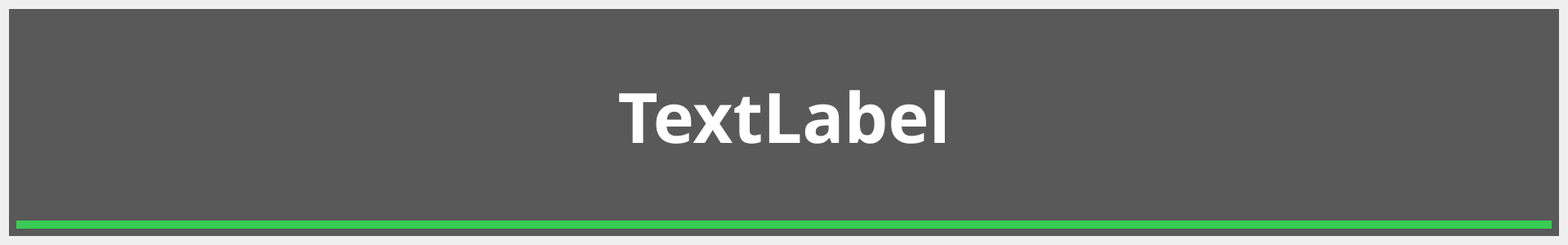
<?xml version="1.0" encoding="UTF-8"?>
<ui version="4.0">
 <class>FloatWindow</class>
 <widget class="QWidget" name="FloatWindow">
  <property name="geometry">
   <rect>
    <x>0</x>
    <y>0</y>
    <width>1920</width>
    <height>300</height>
   </rect>
  </property>
  <property name="minimumSize">
   <size>
    <width>1920</width>
    <height>150</height>
   </size>
  </property>
  <property name="maximumSize">
   <size>
    <width>1920</width>
    <height>300</height>
   </size>
  </property>
  <property name="windowTitle">
   <string>Form</string>
  </property>
  <layout class="QVBoxLayout" name="verticalLayout">
   <item>
    <widget class="QWidget" name="widget" native="true">
     <property name="styleSheet">
      <string notr="true">.QWidget {background-color: rgba(0, 0, 0, 160);
color: rgba(255, 255, 255, 220);}</string>
     </property>
     <layout class="QVBoxLayout" name="verticalLayout_3">
      <item>
       <layout class="QVBoxLayout" name="verticalLayout_2">
        <item>
         <widget class="QLabel" name="TextLabel">
          <property name="font">
           <font>
            <family>阿里巴巴普惠体 3.0 75 SemiBold</family>
            <pointsize>64</pointsize>
            <bold>true</bold>
           </font>
          </property>
          <property name="styleSheet">
           <string notr="true">color: rgb(255, 255, 255);</string>
          </property>
          <property name="text">
           <string>TextLabel</string>
          </property>
          <property name="alignment">
           <set>Qt::AlignmentFlag::AlignCenter</set>
          </property>
          <property name="wordWrap">
           <bool>true</bool>
          </property>
         </widget>
        </item>
        <item>
         <widget class="QProgressBar" name="RestTimeProgressBar">
          <property name="maximumSize">
           <size>
            <width>16777215</width>
            <height>10</height>
           </size>
          </property>
          <property name="styleSheet">
           <string notr="true">QProgressBar {background-color: rgba(0, 0, 0, 0);}
QProgressBar::chunk {background-color: rgb(55, 205, 84)}</string>
          </property>
          <property name="maximum">
           <number>100000</number>
          </property>
          <property name="value">
           <number>100000</number>
          </property>
          <property name="textVisible">
           <bool>false</bool>
          </property>
          <property name="textDirection">
           <enum>QProgressBar::Direction::TopToBottom</enum>
          </property>
         </widget>
        </item>
       </layout>
      </item>
     </layout>
    </widget>
   </item>
  </layout>
 </widget>
 <resources/>
 <connections/>
</ui>
